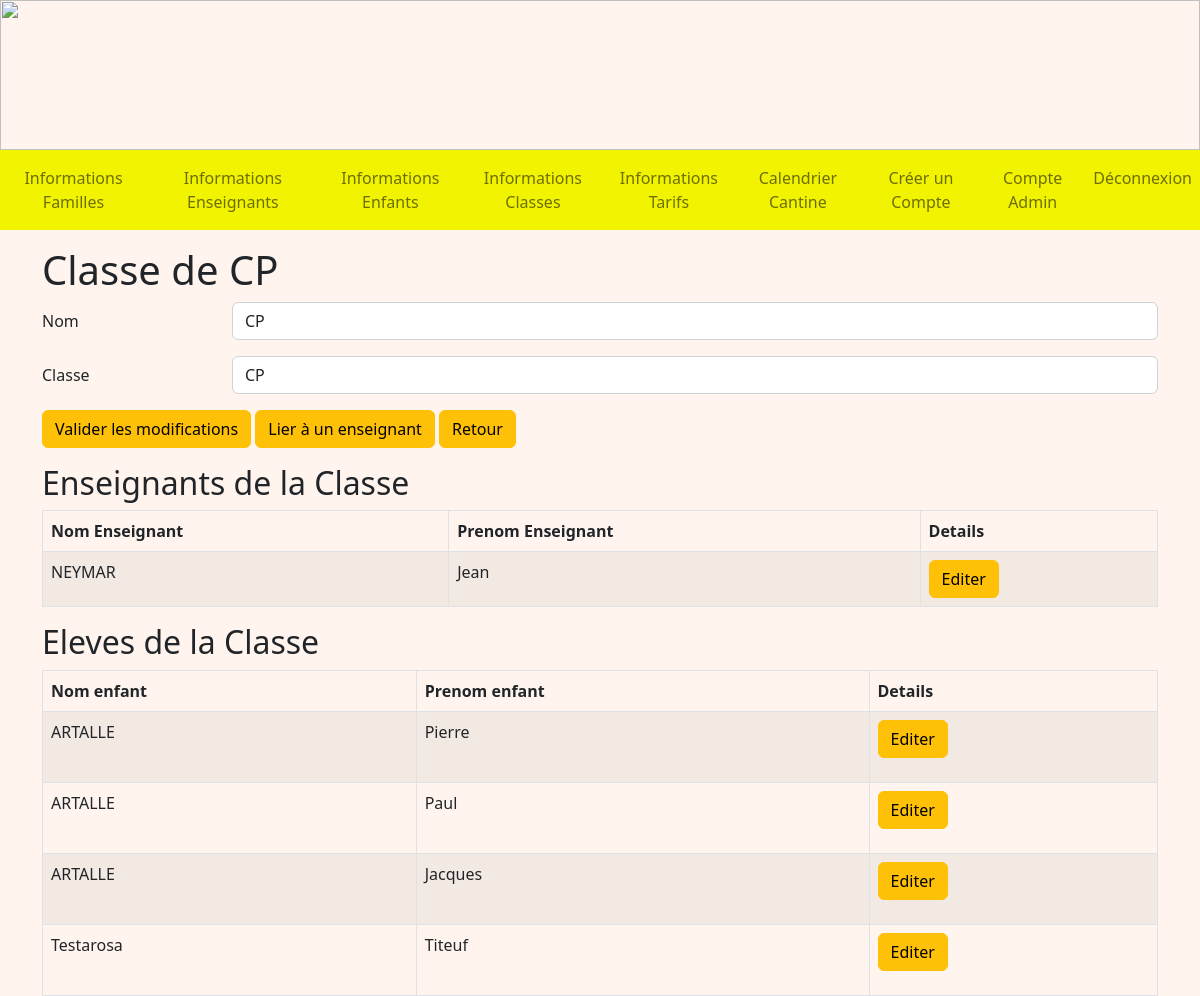
Before: /detailsClasse/1 (signed in) with the older database file.
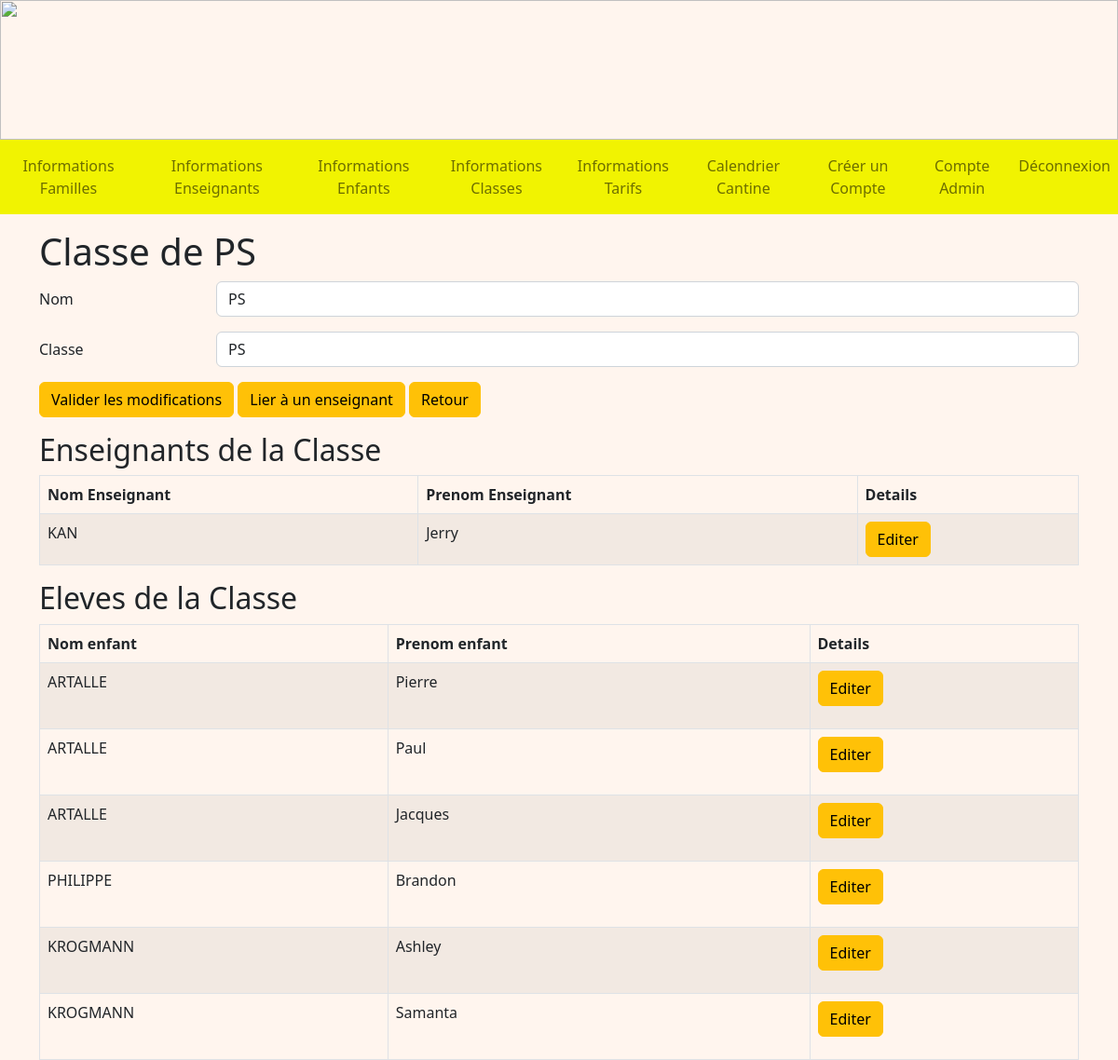
After: the same page with the newer database file.
### tables this page shows
CREATE TABLE Classe (
  code_classe integer primary key autoincrement,
  nom_classe TEXT NOT NULL,
  code_type integer NOT NULL,
  FOREIGN KEY(code_type) REFERENCES TypeDeClasse(code_type)
);

CREATE TABLE Enseignant (
  code_enseignant integer primary key autoincrement,
  nom_enseignant TEXT NOT NULL,
  prenom_enseignant TEXT NOT NULL,
  identifiant TEXT NOT NULL,
  FOREIGN KEY (identifiant) REFERENCES Compte(identifiant)
);

CREATE TABLE Enfant (
  code_enfant integer primary key autoincrement,
  nom_enfant TEXT NOT NULL,
  prenom_enfant TEXT NOT NULL,
  code_tarif integer NOT NULL,
  code_classe integer NOT NULL,
  code_representant integer NOT NULL,
  code_formule integer NOT NULL,
  FOREIGN KEY (code_tarif) REFERENCES Tarif(code_tarif),
  FOREIGN KEY (code_classe) REFERENCES Classe(code_classe),
  FOREIGN KEY (code_representant) REFERENCES Representant(code_representant)
  FOREIGN KEY (code_formule) REFERENCES Formule(code_formule)
);

### admin.py (the view)
@app.route('/detailsClasse/<int:code_classe>', methods = ["GET", "POST"])
@login_required
def detailsClasse(code_classe):
    db = get_db()
    cur = db.cursor()
    user = cur.execute("SELECT type_compte FROM Compte WHERE identifiant = ?", (flask_login.current_user.name, )).fetchone()
    if user[0] == 'Admin':
        enseignants = cur.execute("SELECT E.nom_enseignant, E.prenom_enseignant, E.code_enseignant FROM Enseignant AS E INNER JOIN Enseigne AS Ens ON E.code_enseignant = Ens.code_enseignant WHERE code_classe = ?", (code_classe, )).fetchall()
        classe = cur.execute("SELECT nom_classe, code_classe, code_type FROM Classe WHERE code_classe = ?", (code_classe, )).fetchone()
        types = cur.execute ("SELECT * FROM TypeDeClasse").fetchall()
        enfants = cur.execute("SELECT nom_enfant, prenom_enfant, code_enfant FROM Enfant WHERE code_classe = ?", (code_classe, )).fetchall()
        if request.method == "POST":
            cur.execute("UPDATE Classe SET nom_classe = ?, code_type = ? WHERE code_classe = ?", (request.form["name"], request.form["classe"], code_classe, ))
            db.commit()
            return redirect(url_for('infosClasses'))
        return render_template('A_detailsClasse.html', enseignants = enseignants, enfants = enfants, classe = classe, types = types)
    if user[0] == 'Enseignant':
        return redirect(url_for('accueilEnseignant'))
    return redirect(url_for('accueil'))

### main.py (called while the page is built)
@login_manager.user_loader
def load_user(user_id):
    db = get_db()
    cur = db.cursor()
    user = cur.execute('SELECT identifiant, mot_de_passe FROM Compte WHERE identifiant=?', (user_id, )).fetchone()
    return User(user[0], user[1])

def get_db():
    if 'db' not in g:
        g.db = sqlite3.connect(DATABASE)
    return g.db

@app.teardown_appcontext
def close_connection(exception):
    db = g.pop('db', None)
    if db is not None:
        db.close()

### templates/A_detailsClasse.html (shortened to what this page needs)
<!DOCTYPE html>
<html>
<head>
    {% extends "A_layout.html" %}
    {% block content %}
    <div class="container mt-3">
        <h1>Classe de {{ classe[0] }}</h1>
        <form method="POST" class="mb-3">
            <div class="row mb-3">
                <label for="name" class="col-sm-2 col-form-label">Nom</label>
                <div class="col-sm-10">
                    <input name="name" type="name" class="form-control" id="name" value="{{classe[0]}}" required>
                </div>
            </div>
            <div class="row mb-3">
                <label for="classe" class="col-sm-2  col-form-label">Classe</label>
                <div class="col-sm-10">
                    <select name="classe" class="form-control" id="classe">
                        {% for type in types %}
                        {% if classe[2] == type[0] %}
                        <option value="{{ type[0] }}" selected>{{ type[2] }}</option>
                        {% else %}
                        <option value="{{ type[0] }}">{{ type[2] }}</option>
                        {% endif %}
                        {% endfor %}
                    </select>
                </div>
            </div>
            <button type="submit" class="btn btn-warning">Valider les modifications</button>
            <a href="/lierEnseignant/{{ classe[1] }}" class="btn btn-warning">Lier à un enseignant</a>
            <a href="/infosClasses" class="btn btn-warning">Retour</a>
        </form>
        {% if enseignants%}
        <h2>Enseignants de la Classe</h2>
        <table class="table table-bordered table-striped">
            <thead>
                <tr>
                    <th scope="col">Nom Enseignant</th>
                    <th scope="col">Prenom Enseignant</th>
                    <th scope="col">Details</th>
                </tr>
            </thead>
            <tbody>
                {% for enseignant in enseignants %}
                <tr>
                    <td>{{ enseignant[0] }}</td>
                    <td>{{ enseignant[1] }}</td>
                    <td>
                        <a href="/detailsEnseignant/{{ enseignant[2] }}" class="btn btn-warning">Editer</a>
                    </td>
                </tr>
                {% endfor %}
            </tbody>
        </table>
        {%endif%}
        {% if enfants %}
        <h2>Eleves de la Classe</h2>
        <table class="table table-bordered table-striped">
            <thead>
                <tr>
                    <th scope="col">Nom enfant</th>
                    <th scope="col">Prenom enfant</th>
                    <th scope="col">Details</th>
                </tr>
            </thead>
            <tbody>
                {% for enfant in enfants %}
                <tr>
                    <td>{{ enfant[0] }}</td>
                    <td>{{ enfant[1] }}</td>
                    <td>
                        <a href="/detailsEnfant/{{ enfant[2] }}" class="btn btn-warning mb-3">Editer</a>
                    </td>
                </tr>
                {% endfor %}
            </tbody>
        </table>
        {% endif %}
    </div>
    {% endblock %}

Changed rows visible on the page:
no longer on this page (row unchanged): Enseignant: nom_enseignant "NEYMAR", prenom_enseignant "Jean"
no longer on this page (row edited): Enfant: nom_enfant "Testarosa", prenom_enfant "Titeuf"
changed Classe: nom_classe "CP" → "PS"; name "CP" → "PS"
now on this page (row edited): Enseignant: nom_enseignant "KAN", prenom_enseignant "Jerry"
added Enfant: nom_enfant "PHILIPPE", prenom_enfant "Brandon"
added Enfant: nom_enfant "KROGMANN", prenom_enfant "Ashley"
added Enfant: nom_enfant "KROGMANN", prenom_enfant "Samanta"
Other visible differences:
form field classe: "CP" → "PS"
